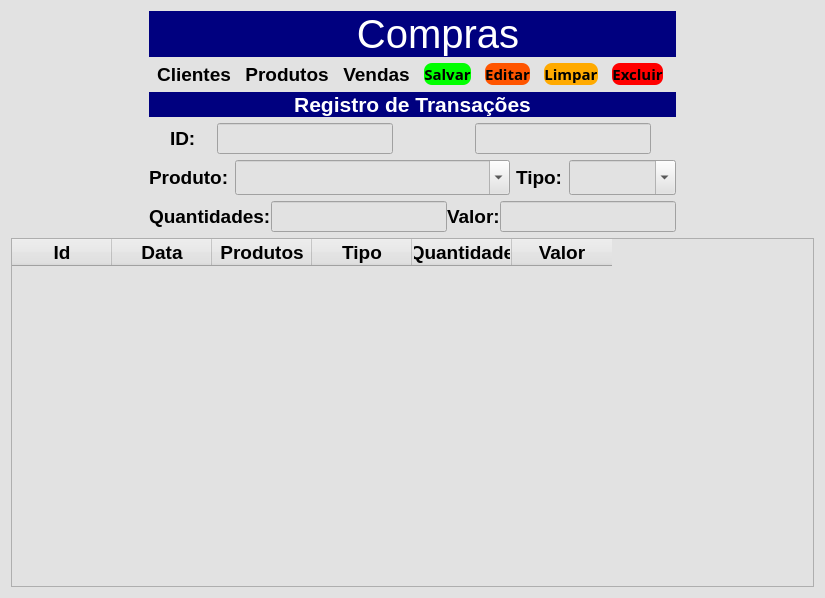
<?xml version="1.0" encoding="UTF-8"?>
<ui version="4.0">
 <class>Compras</class>
 <widget class="QDialog" name="Compras">
  <property name="geometry">
   <rect>
    <x>0</x>
    <y>0</y>
    <width>825</width>
    <height>598</height>
   </rect>
  </property>
  <property name="windowTitle">
   <string>Dialog</string>
  </property>
  <property name="styleSheet">
   <string notr="true">background-color: rgb(226, 226, 226);</string>
  </property>
  <layout class="QGridLayout" name="gridLayout_7">
   <item row="0" column="0">
    <layout class="QGridLayout" name="gridLayout_6">
     <item row="0" column="0">
      <layout class="QGridLayout" name="gridLayout">
       <property name="spacing">
        <number>0</number>
       </property>
       <item row="0" column="0">
        <widget class="QPushButton" name="Btn_Voltar">
         <property name="sizePolicy">
          <sizepolicy hsizetype="Fixed" vsizetype="Preferred">
           <horstretch>0</horstretch>
           <verstretch>0</verstretch>
          </sizepolicy>
         </property>
         <property name="font">
          <font>
           <pointsize>14</pointsize>
           <weight>75</weight>
           <bold>true</bold>
          </font>
         </property>
         <property name="cursor">
          <cursorShape>PointingHandCursor</cursorShape>
         </property>
         <property name="styleSheet">
          <string notr="true">QPushButton{
	background-color: rgb(0, 0, 127);
   border-radius: 0px
}

QPushButton:hover{
	background-color: rgb(206, 206, 206);
  color:rgb(200,200,200)
}

QPushButton:pressed{
  background-color:rgb(35,35,35);
  color:rgb(200,200,200)
}</string>
         </property>
         <property name="text">
          <string/>
         </property>
         <property name="icon">
          <iconset resource="icons.qrc">
           <normaloff>:/image/imagens/voltar1.png</normaloff>:/image/imagens/voltar1.png</iconset>
         </property>
         <property name="iconSize">
          <size>
           <width>80</width>
           <height>45</height>
          </size>
         </property>
        </widget>
       </item>
       <item row="0" column="1">
        <widget class="QLabel" name="label">
         <property name="sizePolicy">
          <sizepolicy hsizetype="Preferred" vsizetype="Fixed">
           <horstretch>0</horstretch>
           <verstretch>0</verstretch>
          </sizepolicy>
         </property>
         <property name="font">
          <font>
           <pointsize>30</pointsize>
          </font>
         </property>
         <property name="styleSheet">
          <string notr="true">background-color: rgb(0, 0, 127);
color: rgb(255, 255, 255);</string>
         </property>
         <property name="text">
          <string>Compras</string>
         </property>
         <property name="alignment">
          <set>Qt::AlignCenter</set>
         </property>
        </widget>
       </item>
      </layout>
     </item>
     <item row="1" column="0">
      <layout class="QGridLayout" name="gridLayout_4">
       <item row="0" column="0">
        <widget class="QPushButton" name="Btn_Clientes">
         <property name="sizePolicy">
          <sizepolicy hsizetype="Fixed" vsizetype="Fixed">
           <horstretch>0</horstretch>
           <verstretch>0</verstretch>
          </sizepolicy>
         </property>
         <property name="font">
          <font>
           <pointsize>14</pointsize>
           <weight>75</weight>
           <bold>true</bold>
          </font>
         </property>
         <property name="cursor">
          <cursorShape>PointingHandCursor</cursorShape>
         </property>
         <property name="styleSheet">
          <string notr="true">QPushButton{
   border-radius: 8px
}

QPushButton:hover{
  background-color:rgb(50,50,50);
  color:rgb(200,200,200)
}

QPushButton:pressed{
  background-color:rgb(35,35,35);
  color:rgb(200,200,200)
}</string>
         </property>
         <property name="text">
          <string>Clientes</string>
         </property>
         <property name="icon">
          <iconset resource="icons.qrc">
           <normaloff>:/image/imagens/users.png</normaloff>:/image/imagens/users.png</iconset>
         </property>
         <property name="iconSize">
          <size>
           <width>45</width>
           <height>45</height>
          </size>
         </property>
        </widget>
       </item>
       <item row="0" column="1">
        <widget class="QPushButton" name="Btn_Produtos">
         <property name="sizePolicy">
          <sizepolicy hsizetype="Fixed" vsizetype="Fixed">
           <horstretch>0</horstretch>
           <verstretch>0</verstretch>
          </sizepolicy>
         </property>
         <property name="font">
          <font>
           <pointsize>14</pointsize>
           <weight>75</weight>
           <bold>true</bold>
          </font>
         </property>
         <property name="cursor">
          <cursorShape>PointingHandCursor</cursorShape>
         </property>
         <property name="styleSheet">
          <string notr="true">QPushButton{
   border-radius: 8px
}

QPushButton:hover{
  background-color:rgb(50,50,50);
  color:rgb(200,200,200)
}

QPushButton:pressed{
  background-color:rgb(35,35,35);
  color:rgb(200,200,200)
}</string>
         </property>
         <property name="text">
          <string>Produtos</string>
         </property>
         <property name="icon">
          <iconset resource="icons.qrc">
           <normaloff>:/image/imagens/Produtos.png</normaloff>:/image/imagens/Produtos.png</iconset>
         </property>
         <property name="iconSize">
          <size>
           <width>45</width>
           <height>45</height>
          </size>
         </property>
        </widget>
       </item>
       <item row="0" column="2">
        <widget class="QPushButton" name="Btn_Vendas">
         <property name="sizePolicy">
          <sizepolicy hsizetype="Fixed" vsizetype="Fixed">
           <horstretch>0</horstretch>
           <verstretch>0</verstretch>
          </sizepolicy>
         </property>
         <property name="font">
          <font>
           <pointsize>14</pointsize>
           <weight>75</weight>
           <bold>true</bold>
          </font>
         </property>
         <property name="cursor">
          <cursorShape>PointingHandCursor</cursorShape>
         </property>
         <property name="styleSheet">
          <string notr="true">QPushButton{
   border-radius: 8px
}

QPushButton:hover{
  background-color:rgb(50,50,50);
  color:rgb(200,200,200)
}

QPushButton:pressed{
  background-color:rgb(35,35,35);
  color:rgb(200,200,200)
}</string>
         </property>
         <property name="text">
          <string>Vendas</string>
         </property>
         <property name="icon">
          <iconset resource="icons.qrc">
           <normaloff>:/image/imagens/vendas.png</normaloff>:/image/imagens/vendas.png</iconset>
         </property>
         <property name="iconSize">
          <size>
           <width>45</width>
           <height>45</height>
          </size>
         </property>
        </widget>
       </item>
       <item row="0" column="3">
        <widget class="QPushButton" name="btn_Salvar">
         <property name="sizePolicy">
          <sizepolicy hsizetype="Fixed" vsizetype="Fixed">
           <horstretch>0</horstretch>
           <verstretch>0</verstretch>
          </sizepolicy>
         </property>
         <property name="font">
          <font>
           <family>Segoe UI Black</family>
           <pointsize>11</pointsize>
           <weight>75</weight>
           <bold>true</bold>
          </font>
         </property>
         <property name="cursor">
          <cursorShape>PointingHandCursor</cursorShape>
         </property>
         <property name="styleSheet">
          <string notr="true">QPushButton{
	background-color: rgb(0, 255, 0);
   border-radius: 8px
}

QPushButton:hover{
  background-color:rgb(50,50,50);
  color:rgb(200,200,200)
}

QPushButton:pressed{
  background-color:rgb(35,35,35);
  color:rgb(200,200,200)
}</string>
         </property>
         <property name="text">
          <string>Salvar</string>
         </property>
         <property name="icon">
          <iconset resource="icons.qrc">
           <normaloff>:/image/imagens/guardar-dados.png</normaloff>:/image/imagens/guardar-dados.png</iconset>
         </property>
         <property name="iconSize">
          <size>
           <width>45</width>
           <height>45</height>
          </size>
         </property>
        </widget>
       </item>
       <item row="0" column="4">
        <widget class="QPushButton" name="btn_Editar">
         <property name="sizePolicy">
          <sizepolicy hsizetype="Fixed" vsizetype="Fixed">
           <horstretch>0</horstretch>
           <verstretch>0</verstretch>
          </sizepolicy>
         </property>
         <property name="font">
          <font>
           <family>Segoe UI Black</family>
           <pointsize>11</pointsize>
           <weight>75</weight>
           <bold>true</bold>
          </font>
         </property>
         <property name="cursor">
          <cursorShape>PointingHandCursor</cursorShape>
         </property>
         <property name="styleSheet">
          <string notr="true">QPushButton{
	background-color: rgb(255, 85, 0);
   border-radius: 8px
}

QPushButton:hover{
  background-color:rgb(50,50,50);
  color:rgb(200,200,200)
}

QPushButton:pressed{
  background-color:rgb(35,35,35);
  color:rgb(200,200,200)
}</string>
         </property>
         <property name="text">
          <string>Editar</string>
         </property>
         <property name="icon">
          <iconset resource="icons.qrc">
           <normaloff>:/image/imagens/editar (1).png</normaloff>:/image/imagens/editar (1).png</iconset>
         </property>
         <property name="iconSize">
          <size>
           <width>45</width>
           <height>45</height>
          </size>
         </property>
        </widget>
       </item>
       <item row="0" column="5">
        <widget class="QPushButton" name="btn_Limpar">
         <property name="sizePolicy">
          <sizepolicy hsizetype="Fixed" vsizetype="Fixed">
           <horstretch>0</horstretch>
           <verstretch>0</verstretch>
          </sizepolicy>
         </property>
         <property name="font">
          <font>
           <family>Segoe UI Black</family>
           <pointsize>11</pointsize>
           <weight>75</weight>
           <bold>true</bold>
          </font>
         </property>
         <property name="cursor">
          <cursorShape>PointingHandCursor</cursorShape>
         </property>
         <property name="styleSheet">
          <string notr="true">QPushButton{
	background-color: rgb(255, 170, 0);
   border-radius: 8px
}

QPushButton:hover{
  background-color:rgb(50,50,50);
  color:rgb(200,200,200)
}

QPushButton:pressed{
  background-color:rgb(35,35,35);
  color:rgb(200,200,200)
}</string>
         </property>
         <property name="text">
          <string>Limpar</string>
         </property>
         <property name="icon">
          <iconset resource="icons.qrc">
           <normaloff>:/image/imagens/limpar-limpo (1).png</normaloff>:/image/imagens/limpar-limpo (1).png</iconset>
         </property>
         <property name="iconSize">
          <size>
           <width>45</width>
           <height>45</height>
          </size>
         </property>
        </widget>
       </item>
       <item row="0" column="6">
        <widget class="QPushButton" name="btn_Excluir">
         <property name="sizePolicy">
          <sizepolicy hsizetype="Fixed" vsizetype="Fixed">
           <horstretch>0</horstretch>
           <verstretch>0</verstretch>
          </sizepolicy>
         </property>
         <property name="font">
          <font>
           <family>Segoe UI Black</family>
           <pointsize>11</pointsize>
           <weight>75</weight>
           <bold>true</bold>
          </font>
         </property>
         <property name="cursor">
          <cursorShape>PointingHandCursor</cursorShape>
         </property>
         <property name="styleSheet">
          <string notr="true">QPushButton{
	background-color: rgb(255, 0, 0);
   border-radius: 8px
}

QPushButton:hover{
  background-color:rgb(50,50,50);
  color:rgb(200,200,200)
}

QPushButton:pressed{
  background-color:rgb(35,35,35);
  color:rgb(200,200,200)
}</string>
         </property>
         <property name="text">
          <string>Excluir</string>
         </property>
         <property name="icon">
          <iconset resource="icons.qrc">
           <normaloff>:/image/imagens/excluir-arquivo.png</normaloff>:/image/imagens/excluir-arquivo.png</iconset>
         </property>
         <property name="iconSize">
          <size>
           <width>45</width>
           <height>45</height>
          </size>
         </property>
        </widget>
       </item>
      </layout>
     </item>
     <item row="2" column="0">
      <widget class="QLabel" name="label_3">
       <property name="sizePolicy">
        <sizepolicy hsizetype="Preferred" vsizetype="Fixed">
         <horstretch>0</horstretch>
         <verstretch>0</verstretch>
        </sizepolicy>
       </property>
       <property name="font">
        <font>
         <pointsize>16</pointsize>
         <weight>75</weight>
         <bold>true</bold>
        </font>
       </property>
       <property name="styleSheet">
        <string notr="true">color: rgb(255, 255, 255);
background-color: rgb(0, 0, 127);</string>
       </property>
       <property name="text">
        <string>Registro de Transações</string>
       </property>
       <property name="alignment">
        <set>Qt::AlignCenter</set>
       </property>
      </widget>
     </item>
     <item row="3" column="0">
      <layout class="QGridLayout" name="gridLayout_2">
       <property name="spacing">
        <number>0</number>
       </property>
       <item row="0" column="5">
        <widget class="QLineEdit" name="L_Data">
         <property name="sizePolicy">
          <sizepolicy hsizetype="Fixed" vsizetype="Fixed">
           <horstretch>0</horstretch>
           <verstretch>0</verstretch>
          </sizepolicy>
         </property>
         <property name="font">
          <font>
           <pointsize>14</pointsize>
          </font>
         </property>
        </widget>
       </item>
       <item row="0" column="4">
        <widget class="QPushButton" name="btn_Data">
         <property name="sizePolicy">
          <sizepolicy hsizetype="Fixed" vsizetype="Fixed">
           <horstretch>0</horstretch>
           <verstretch>0</verstretch>
          </sizepolicy>
         </property>
         <property name="font">
          <font>
           <family>Segoe UI Black</family>
           <pointsize>11</pointsize>
           <weight>75</weight>
           <bold>true</bold>
          </font>
         </property>
         <property name="cursor">
          <cursorShape>PointingHandCursor</cursorShape>
         </property>
         <property name="styleSheet">
          <string notr="true">QPushButton{
   border-radius: 8px
}

QPushButton:hover{
  background-color:rgb(50,50,50);
  color:rgb(200,200,200)
}

QPushButton:pressed{
  background-color:rgb(35,35,35);
  color:rgb(200,200,200)
}</string>
         </property>
         <property name="text">
          <string/>
         </property>
         <property name="icon">
          <iconset resource="icons.qrc">
           <normaloff>:/image/imagens/calendario.png</normaloff>:/image/imagens/calendario.png</iconset>
         </property>
         <property name="iconSize">
          <size>
           <width>45</width>
           <height>45</height>
          </size>
         </property>
        </widget>
       </item>
       <item row="0" column="1">
        <widget class="QLabel" name="label_8">
         <property name="sizePolicy">
          <sizepolicy hsizetype="Fixed" vsizetype="Fixed">
           <horstretch>0</horstretch>
           <verstretch>0</verstretch>
          </sizepolicy>
         </property>
         <property name="font">
          <font>
           <pointsize>14</pointsize>
           <weight>75</weight>
           <bold>true</bold>
          </font>
         </property>
         <property name="text">
          <string>ID:</string>
         </property>
        </widget>
       </item>
       <item row="0" column="3">
        <widget class="QLineEdit" name="L_Id">
         <property name="enabled">
          <bool>true</bool>
         </property>
         <property name="sizePolicy">
          <sizepolicy hsizetype="Fixed" vsizetype="Fixed">
           <horstretch>0</horstretch>
           <verstretch>0</verstretch>
          </sizepolicy>
         </property>
         <property name="font">
          <font>
           <pointsize>14</pointsize>
          </font>
         </property>
        </widget>
       </item>
      </layout>
     </item>
     <item row="4" column="0">
      <layout class="QGridLayout" name="gridLayout_3">
       <item row="0" column="0">
        <widget class="QLabel" name="label_4">
         <property name="sizePolicy">
          <sizepolicy hsizetype="Fixed" vsizetype="Fixed">
           <horstretch>0</horstretch>
           <verstretch>0</verstretch>
          </sizepolicy>
         </property>
         <property name="font">
          <font>
           <pointsize>14</pointsize>
           <weight>75</weight>
           <bold>true</bold>
          </font>
         </property>
         <property name="text">
          <string>Produto:</string>
         </property>
        </widget>
       </item>
       <item row="0" column="1">
        <widget class="QComboBox" name="Cbb_Produto">
         <property name="sizePolicy">
          <sizepolicy hsizetype="Minimum" vsizetype="Fixed">
           <horstretch>0</horstretch>
           <verstretch>0</verstretch>
          </sizepolicy>
         </property>
         <property name="font">
          <font>
           <family>Segoe UI Black</family>
           <pointsize>14</pointsize>
           <weight>75</weight>
           <bold>true</bold>
          </font>
         </property>
         <property name="editable">
          <bool>true</bool>
         </property>
        </widget>
       </item>
       <item row="0" column="2">
        <widget class="QLabel" name="label_6">
         <property name="sizePolicy">
          <sizepolicy hsizetype="Fixed" vsizetype="Fixed">
           <horstretch>0</horstretch>
           <verstretch>0</verstretch>
          </sizepolicy>
         </property>
         <property name="font">
          <font>
           <pointsize>14</pointsize>
           <weight>75</weight>
           <bold>true</bold>
          </font>
         </property>
         <property name="text">
          <string>Tipo:</string>
         </property>
        </widget>
       </item>
       <item row="0" column="3">
        <widget class="QComboBox" name="Cbb_Tipo">
         <property name="sizePolicy">
          <sizepolicy hsizetype="Fixed" vsizetype="Fixed">
           <horstretch>0</horstretch>
           <verstretch>0</verstretch>
          </sizepolicy>
         </property>
         <property name="font">
          <font>
           <family>Segoe UI Black</family>
           <pointsize>14</pointsize>
           <weight>75</weight>
           <bold>true</bold>
          </font>
         </property>
         <property name="editable">
          <bool>true</bool>
         </property>
        </widget>
       </item>
      </layout>
     </item>
     <item row="5" column="0">
      <layout class="QGridLayout" name="gridLayout_5">
       <property name="spacing">
        <number>0</number>
       </property>
       <item row="0" column="0">
        <widget class="QLabel" name="label_5">
         <property name="sizePolicy">
          <sizepolicy hsizetype="Fixed" vsizetype="Fixed">
           <horstretch>0</horstretch>
           <verstretch>0</verstretch>
          </sizepolicy>
         </property>
         <property name="font">
          <font>
           <pointsize>14</pointsize>
           <weight>75</weight>
           <bold>true</bold>
          </font>
         </property>
         <property name="text">
          <string>Quantidades:</string>
         </property>
        </widget>
       </item>
       <item row="0" column="1">
        <widget class="QLineEdit" name="L_Quantidade">
         <property name="sizePolicy">
          <sizepolicy hsizetype="Fixed" vsizetype="Fixed">
           <horstretch>0</horstretch>
           <verstretch>0</verstretch>
          </sizepolicy>
         </property>
         <property name="font">
          <font>
           <pointsize>14</pointsize>
          </font>
         </property>
        </widget>
       </item>
       <item row="0" column="2">
        <widget class="QLabel" name="label_7">
         <property name="sizePolicy">
          <sizepolicy hsizetype="Fixed" vsizetype="Fixed">
           <horstretch>0</horstretch>
           <verstretch>0</verstretch>
          </sizepolicy>
         </property>
         <property name="font">
          <font>
           <pointsize>14</pointsize>
           <weight>75</weight>
           <bold>true</bold>
          </font>
         </property>
         <property name="text">
          <string>Valor:</string>
         </property>
        </widget>
       </item>
       <item row="0" column="3">
        <widget class="QLineEdit" name="L_Valor">
         <property name="sizePolicy">
          <sizepolicy hsizetype="Fixed" vsizetype="Fixed">
           <horstretch>0</horstretch>
           <verstretch>0</verstretch>
          </sizepolicy>
         </property>
         <property name="font">
          <font>
           <pointsize>14</pointsize>
          </font>
         </property>
        </widget>
       </item>
      </layout>
     </item>
    </layout>
   </item>
   <item row="1" column="0">
    <widget class="QTableWidget" name="Tab_Transacoes">
     <property name="font">
      <font>
       <pointsize>14</pointsize>
      </font>
     </property>
     <column>
      <property name="text">
       <string>Id</string>
      </property>
      <property name="font">
       <font>
        <family>MS Shell Dlg 2</family>
        <pointsize>14</pointsize>
        <weight>75</weight>
        <bold>true</bold>
       </font>
      </property>
     </column>
     <column>
      <property name="text">
       <string>Data</string>
      </property>
      <property name="font">
       <font>
        <family>MS Shell Dlg 2</family>
        <pointsize>14</pointsize>
        <weight>75</weight>
        <bold>true</bold>
       </font>
      </property>
     </column>
     <column>
      <property name="text">
       <string>Produtos</string>
      </property>
      <property name="font">
       <font>
        <pointsize>14</pointsize>
        <weight>75</weight>
        <bold>true</bold>
       </font>
      </property>
     </column>
     <column>
      <property name="text">
       <string>Tipo</string>
      </property>
      <property name="font">
       <font>
        <pointsize>14</pointsize>
        <weight>75</weight>
        <bold>true</bold>
       </font>
      </property>
     </column>
     <column>
      <property name="text">
       <string>Quantidade</string>
      </property>
      <property name="font">
       <font>
        <pointsize>14</pointsize>
        <weight>75</weight>
        <bold>true</bold>
       </font>
      </property>
     </column>
     <column>
      <property name="text">
       <string>Valor</string>
      </property>
      <property name="font">
       <font>
        <pointsize>14</pointsize>
        <weight>75</weight>
        <bold>true</bold>
       </font>
      </property>
     </column>
    </widget>
   </item>
  </layout>
 </widget>
 <resources>
  <include location="icons.qrc"/>
 </resources>
 <connections/>
</ui>
